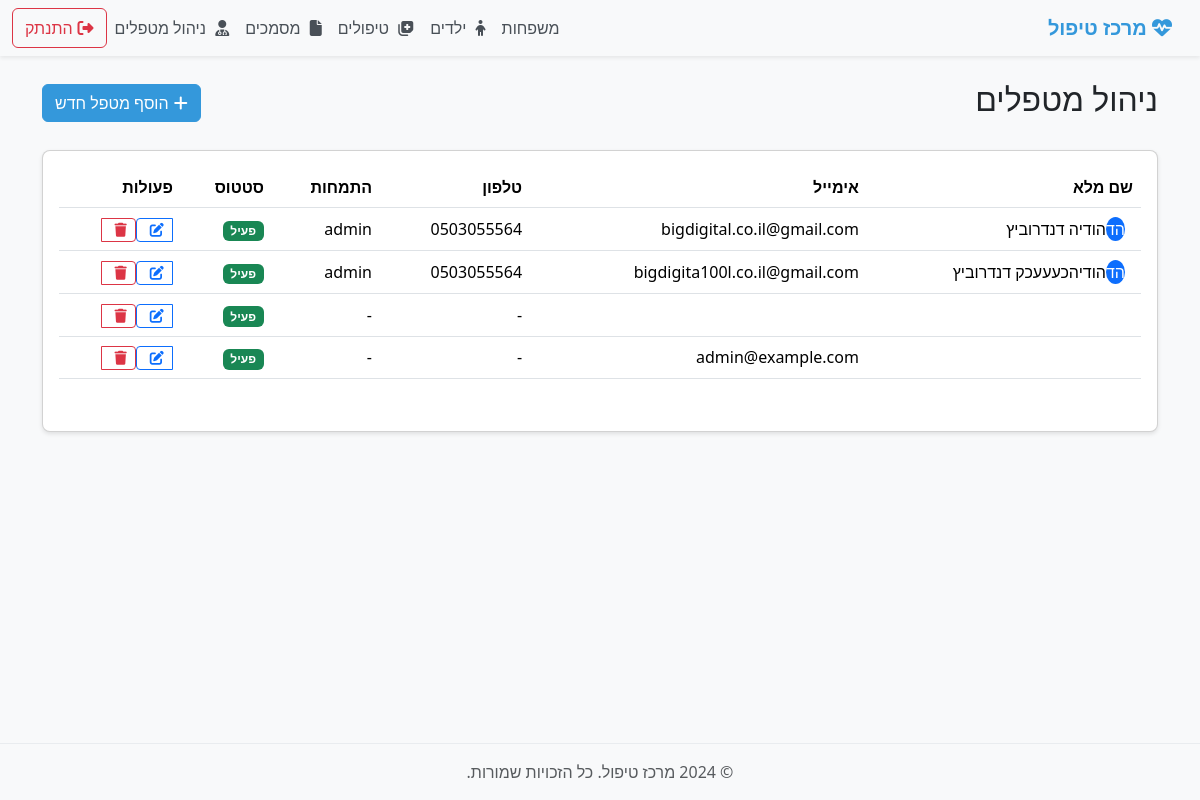
The app's page /therapists/ (signed in) with its own data.
### treatment_app/models.py (models this page shows, shortened)
class TherapistProfile(models.Model):
    user = models.OneToOneField(User, on_delete=models.CASCADE, verbose_name=_('משתמש'))
    phone = models.CharField(max_length=20, verbose_name=_('טלפון'), blank=True)
    specialization = models.CharField(max_length=100, verbose_name=_('התמחות'), blank=True)
    notes = models.TextField(verbose_name=_('הערות'), blank=True)
    is_active = models.BooleanField(default=True, verbose_name=_('פעיל'))
    class Meta:
        verbose_name = _('פרופיל מטפל')
        verbose_name_plural = _('פרופילי מטפלים')

### treatment_app/views.py (the view)
# urls.py: path('therapists/', views.TherapistListView.as_view(), name='therapist-list'),
class TherapistListView(LoginRequiredMixin, UserPassesTestMixin, ListView):
    model = TherapistProfile
    template_name = 'treatment_app/therapist_list.html'
    context_object_name = 'therapists'
    def test_func(self):
        return self.request.user.is_superuser

### treatment_app/templates/treatment_app/therapist_list.html (shortened to what this page needs)
{% extends "treatment_app/base.html" %}
{% load i18n %}
{% block content %}
<div class="container">
    <div class="row mb-4">
        <div class="col">
            <div class="d-flex justify-content-between align-items-center">
                <h2>ניהול מטפלים</h2>
                <a href="{% url 'treatment_app:therapist-create' %}" class="btn btn-primary">
                    <i class="fas fa-plus"></i> הוסף מטפל חדש
                </a>
            </div>
        </div>
    </div>
    <div class="row">
        <div class="col">
            <div class="card">
                <div class="card-body">
                    {% if therapists %}
                        <div class="table-responsive">
                            <table class="table table-hover align-middle">
                                <thead>
                                    <tr>
                                        <th>שם מלא</th>
                                        <th>אימייל</th>
                                        <th>טלפון</th>
                                        <th>התמחות</th>
                                        <th>סטטוס</th>
                                        <th>פעולות</th>
                                    </tr>
                                </thead>
                                <tbody>
                                    {% for therapist in therapists %}
                                        <tr>
                                            <td>
                                                <div class="d-flex align-items-center">
                                                    <div class="avatar-sm bg-primary rounded-circle me-2 d-flex align-items-center justify-content-center">
                                                        <span class="text-white">{{ therapist.user.first_name|first }}{{ therapist.user.last_name|first }}</span>
                                                    </div>
                                                    <div>{{ therapist.user.get_full_name }}</div>
                                                </div>
                                            </td>
                                            <td>{{ therapist.user.email }}</td>
                                            <td>{{ therapist.phone|default:"-" }}</td>
                                            <td>{{ therapist.specialization|default:"-" }}</td>
                                            <td>
                                                {% if therapist.is_active %}
                                                    <span class="badge bg-success">פעיל</span>
                                                {% else %}
                                                    <span class="badge bg-danger">לא פעיל</span>
                                                {% endif %}
                                            </td>
                                            <td>
                                                <div class="btn-group" role="group">
                                                    <a href="{% url 'treatment_app:therapist-update' therapist.pk %}"
                                                       class="btn btn-sm btn-outline-primary"
                                                       title="ערוך">
                                                        <i class="fas fa-edit"></i>
                                                    </a>
                                                    <a href="{% url 'treatment_app:therapist-delete' therapist.pk %}"
                                                       class="btn btn-sm btn-outline-danger"
                                                       title="מחק"
                                                       onclick="return confirm('האם אתה בטוח שברצונך למחוק את המטפל?');">
                                                        <i class="fas fa-trash"></i>
                                                    </a>
                                                </div>
                                            </td>
                                        </tr>
                                    {% endfor %}
                                </tbody>
                            </table>
                        </div>
                    {% endif %}
                </div>
            </div>
        </div>
    </div>
</div>
{% endblock %}

### treatment_app/static/treatment_app/css/custom.css (style rules this page uses)
:root { --primary-color: #3498db; --secondary-color: #2ecc71; --danger-color: #e74c3c; --warning-color: #f39c12; --info-color: #2980b9; --light-gray: #f8f9fa; }
body { font-family: 'Segoe UI', Tahoma, Geneva, Verdana, sans-serif; background-color: var(--light-gray); direction: rtl; text-align: right; }
.btn { display: inline-flex; align-items: center; justify-content: center; }
.btn i { margin-left: 5px; }
.btn-primary { background-color: var(--primary-color); border-color: var(--primary-color); }
.card { border-radius: 8px; box-shadow: 0 2px 4px rgba(0,0,0,0.1); margin-bottom: 20px; }
.table-responsive { margin-bottom: 20px; }
.table thead { background-color: var(--light-gray); }

### records on screen
TherapistProfile: user.first_name|first "ה", user.last_name|first "ד", user.get_full_name "הודיה דנדרוביץ", user.email "bigdigital.co.il@gmail.com", phone "0503055564", specialization "admin", is_active "פעיל"
TherapistProfile: user.first_name|first "ה", user.last_name|first "ד", user.get_full_name "הודיהכעעעכק דנדרוביץ", user.email "bigdigita100l.co.il@gmail.com", phone "0503055564", specialization "admin", is_active "פעיל"
TherapistProfile: phone "-", specialization "-", is_active "פעיל"
TherapistProfile: user.email "admin@example.com", phone "-", specialization "-", is_active "פעיל"
